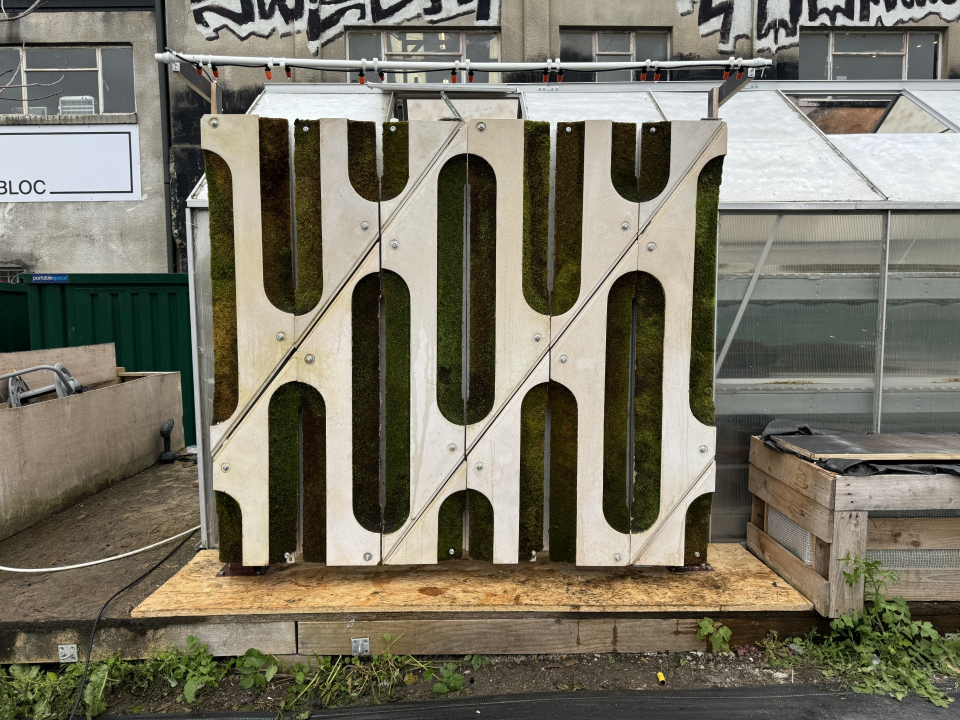
#> input picture examples/assets/test.jpg, 1920 x 1440 px, found by its file name (shown at 1/2 size)
$ jupyter execute 1_intro_to_mossmonitor.ipynb
#> lines starting #> are read from the running program, lines starting #| are printed output that depends on the picture
# Test

Templating demo using test image. templating is used to identify parts of the image that contain moss based on a template.

[cell 1]
import cv2
import random
import numpy as np
from matplotlib import pyplot as plt
import matplotlib.gridspec as gridspec

[cell 2]
image = cv2.imread("assets/test.jpg")
#> image is the input picture: shape (1440, 1920, 3); mean B, G, R 102.1, 117.1, 121
plt.figure(figsize=(10, 10))
plt.imshow(cv2.cvtColor(image, cv2.COLOR_BGR2RGB), interpolation="nearest")

[cell 3]
template = image.copy()
template = template[300:900, 850:1000, :]
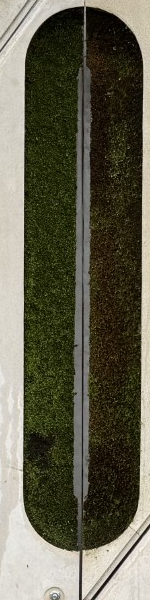
#> template: shape (600, 150, 3); mean B, G, R 78.1, 95.9, 98.1
template = cv2.cvtColor(template, cv2.COLOR_BGR2GRAY)
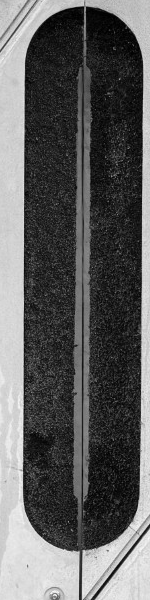
#> template: shape (600, 150); min 0, max 253, mean 94.5
h, w = template.shape
#> h = 600; w = 150
plt.figure(figsize=(10, 10))
plt.imshow(template, cmap="gray", interpolation="nearest")

[cell 4]
def recolour(image):
    delta_v = random.randint(-50, 50)
    delta_s = random.randint(-50, 50)
    delta_h = random.randint(-10, 10)
    hsv = cv2.cvtColor(image, cv2.COLOR_BGR2HSV)
    hsv[:, :, 2] = cv2.add(hsv[:, :, 2], delta_v)
    hsv[:, :, 1] = cv2.add(hsv[:, :, 1], delta_s)
    hsv[:, :, 0] = cv2.add(hsv[:, :, 0], delta_h)
    img = cv2.cvtColor(hsv, cv2.COLOR_HSV2BGR)
    return img


def wobble(img, ang_range, shear_range, trans_range):
    # Rotation
#> called with ang_range = 2, shear_range = 2, trans_range = 2
    ang_rot = np.random.uniform(ang_range) - ang_range / 2
    rows, cols, ch = img.shape
#> rows = 1440; cols = 1920; ch = 3
    Rot_M = cv2.getRotationMatrix2D((cols / 2, rows / 2), ang_rot, 1)

    # Translation
    tr_x = trans_range * np.random.uniform() - trans_range / 2
    tr_y = trans_range * np.random.uniform() - trans_range / 2
    Trans_M = np.float32([[1, 0, tr_x], [0, 1, tr_y]])

    # Shear
    pts1 = np.float32([[5, 5], [20, 5], [5, 20]])
    pt1 = 5 + shear_range * np.random.uniform() - shear_range / 2
    pt2 = 20 + shear_range * np.random.uniform() - shear_range / 2

    pts2 = np.float32([[pt1, 5], [pt2, pt1], [5, pt2]])
    shear_M = cv2.getAffineTransform(pts1, pts2)
    img = cv2.warpAffine(img, Rot_M, (cols, rows))
    img = cv2.warpAffine(img, Trans_M, (cols, rows))
    img = cv2.warpAffine(img, shear_M, (cols, rows))

    # Brightness
    img = recolour(img)
#> in recolour, `hsv = cv2.cvtColor(image, cv2.COLOR_BGR2HSV)`: hsv: shape (1440, 1920, 3); mean H, S, V 35.5, 67.7, 119.8
#> in recolour, `hsv[:, :, 2] = cv2.add(hsv[:, :, 2], delta_v)`: hsv: shape (1440, 1920, 3); mean H, S, V 35.5, 67.7, 118.8
#> in recolour, `hsv[:, :, 1] = cv2.add(hsv[:, :, 1], delta_s)`: hsv: shape (1440, 1920, 3); mean H, S, V 35.5, 113.9, 118.8
#> in recolour, `hsv[:, :, 0] = cv2.add(hsv[:, :, 0], delta_h)`: hsv: shape (1440, 1920, 3); mean H, S, V 38.5, 113.9, 118.8

    return img


def plot_grid(images, figsize=(10, 10)):
    N = len(images)
    n = int(np.sqrt(N))
    gs1 = gridspec.GridSpec(n, n)
    gs1.update(wspace=0.02, hspace=0.02)  # set the spacing between axes.
    plt.figure(figsize=figsize)
    for i, img in enumerate(images):
        ax1 = plt.subplot(gs1[i])
        ax1.set_xticklabels([])
        ax1.set_yticklabels([])
        ax1.set_aspect("equal")
        plt.subplot(n, n, i + 1)
        plt.imshow(cv2.cvtColor(img, cv2.COLOR_BGR2RGB))
        plt.axis("off")

    plt.show()


candidates = [wobble(image.copy(), 2, 2, 2) for _ in range(16)]
#> in recolour (call 2), `hsv = cv2.cvtColor(image, cv2.COLOR_BGR2HSV)`: hsv: shape (1440, 1920, 3); mean H, S, V 31.8, 61.4, 108.4
#> in recolour (call 2), `hsv[:, :, 2] = cv2.add(hsv[:, :, 2], delta_v)`: hsv: shape (1440, 1920, 3); mean H, S, V 31.8, 61.4, 71.5
#> in recolour (call 2), `hsv[:, :, 1] = cv2.add(hsv[:, :, 1], delta_s)`: hsv: shape (1440, 1920, 3); mean H, S, V 31.8, 48, 71.5
#> in recolour (call 2), `hsv[:, :, 0] = cv2.add(hsv[:, :, 0], delta_h)`: hsv: shape (1440, 1920, 3); mean H, S, V 37.8, 48, 71.5
#> in recolour (call 2), `img = cv2.cvtColor(hsv, cv2.COLOR_HSV2BGR)`:
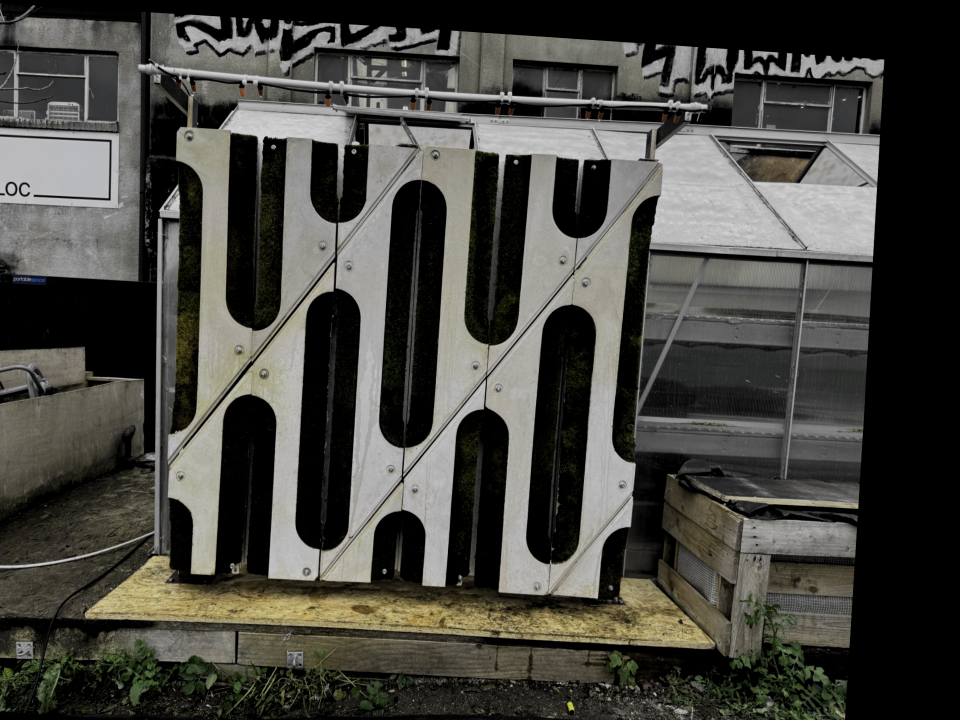
#> img: shape (1440, 1920, 3) (shown at 1/2 size); mean B, G, R 64.8, 70.2, 71
#> call 3 of wobble, with ang_range = 2, shear_range = 2, trans_range = 2
#> in wobble (call 3), `ang_rot = np.random.uniform(ang_range) - ang_range / 2`: ang_rot = 0.208
#> in wobble (call 3), `Rot_M = cv2.getRotationMatrix2D((cols / 2, rows / 2), ang_rot, 1)`: Rot_M = [[1, 0.00364, -2.61], [-0.00364, 1, 3.49]]
#> in wobble (call 3), `img = cv2.warpAffine(img, shear_M, (cols, rows))`:
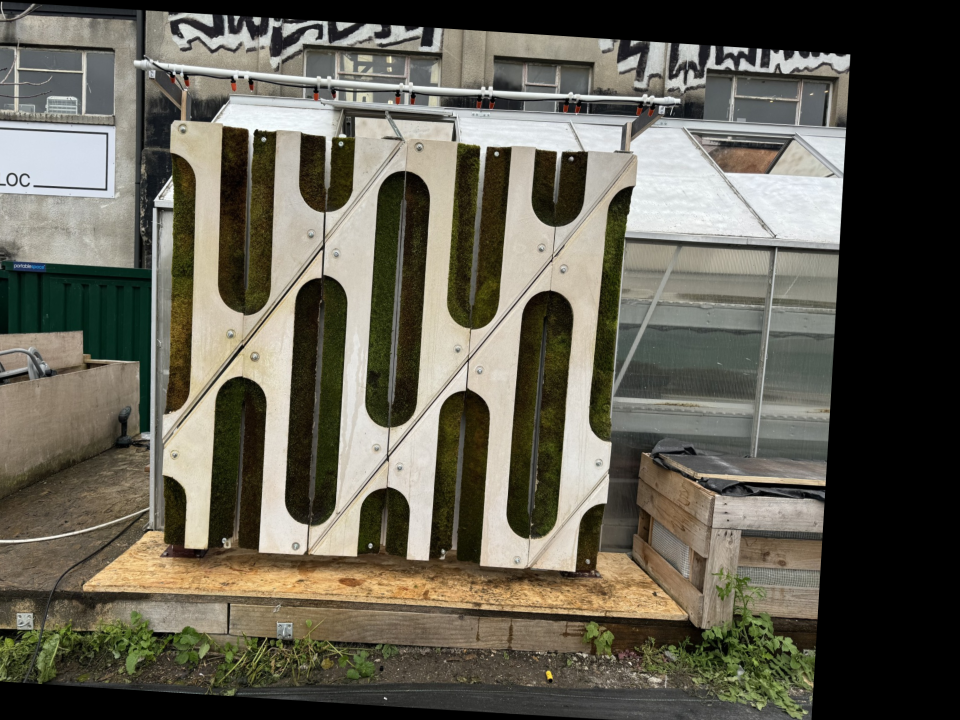
#> img: shape (1440, 1920, 3) (shown at 1/2 size); mean B, G, R 83.8, 96.1, 99.3
#> in recolour (call 3), `hsv = cv2.cvtColor(image, cv2.COLOR_BGR2HSV)`: hsv: shape (1440, 1920, 3); mean H, S, V 30, 57.2, 101.3
#> in recolour (call 3), `hsv[:, :, 2] = cv2.add(hsv[:, :, 2], delta_v)`: hsv: shape (1440, 1920, 3); mean H, S, V 30, 57.2, 113.3
#> in recolour (call 3), `hsv[:, :, 1] = cv2.add(hsv[:, :, 1], delta_s)`: hsv: shape (1440, 1920, 3); mean H, S, V 30, 58.2, 113.3
#> in recolour (call 3), `hsv[:, :, 0] = cv2.add(hsv[:, :, 0], delta_h)`: hsv: shape (1440, 1920, 3); mean H, S, V 29.2, 58.2, 113.3
#> in recolour (call 4), `hsv = cv2.cvtColor(image, cv2.COLOR_BGR2HSV)`: hsv: shape (1440, 1920, 3); mean H, S, V 35.9, 68.6, 123.5
#> in recolour (call 4), `hsv[:, :, 2] = cv2.add(hsv[:, :, 2], delta_v)`: hsv: shape (1440, 1920, 3); mean H, S, V 35.9, 68.6, 134.4
#> in recolour (call 4), `hsv[:, :, 1] = cv2.add(hsv[:, :, 1], delta_s)`: hsv: shape (1440, 1920, 3); mean H, S, V 35.9, 63.8, 134.4
#> in recolour (call 4), `hsv[:, :, 0] = cv2.add(hsv[:, :, 0], delta_h)`: hsv: shape (1440, 1920, 3); mean H, S, V 43.9, 63.8, 134.4
#> in recolour (call 4), `img = cv2.cvtColor(hsv, cv2.COLOR_HSV2BGR)`:
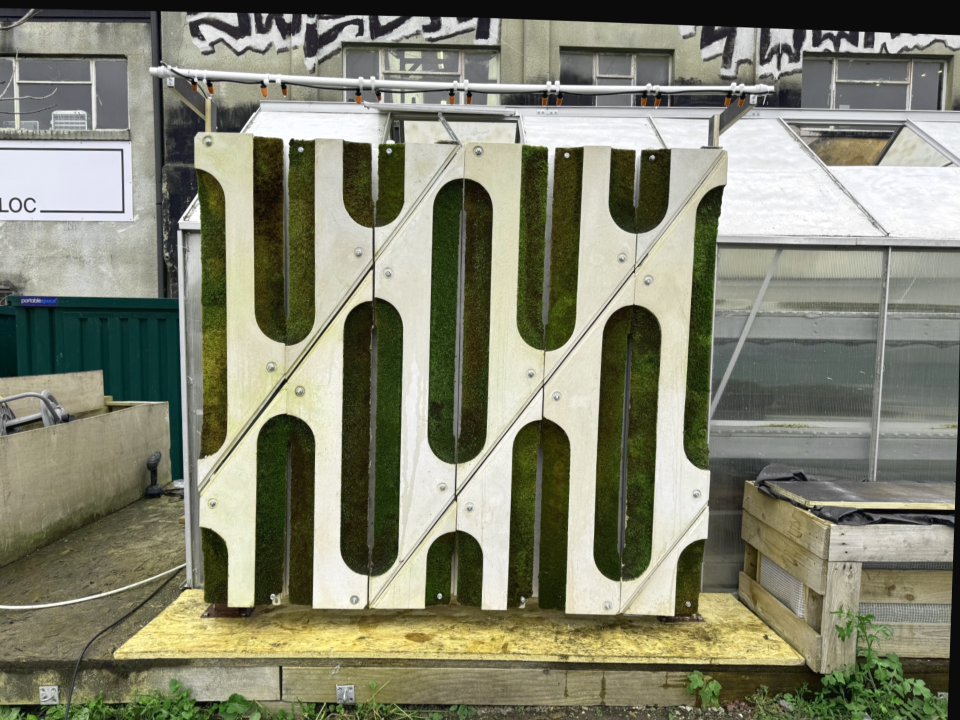
#> img: shape (1440, 1920, 3) (shown at 1/2 size); mean B, G, R 112.6, 131.9, 130.7
#> in wobble (call 5), `ang_rot = np.random.uniform(ang_range) - ang_range / 2`: ang_rot = 0.0214
#> in wobble (call 5), `Rot_M = cv2.getRotationMatrix2D((cols / 2, rows / 2), ang_rot, 1)`: Rot_M = [[1, 0.000373, -0.269], [-0.000373, 1, 0.358]]
#> in wobble (call 5), `img = cv2.warpAffine(img, shear_M, (cols, rows))`:
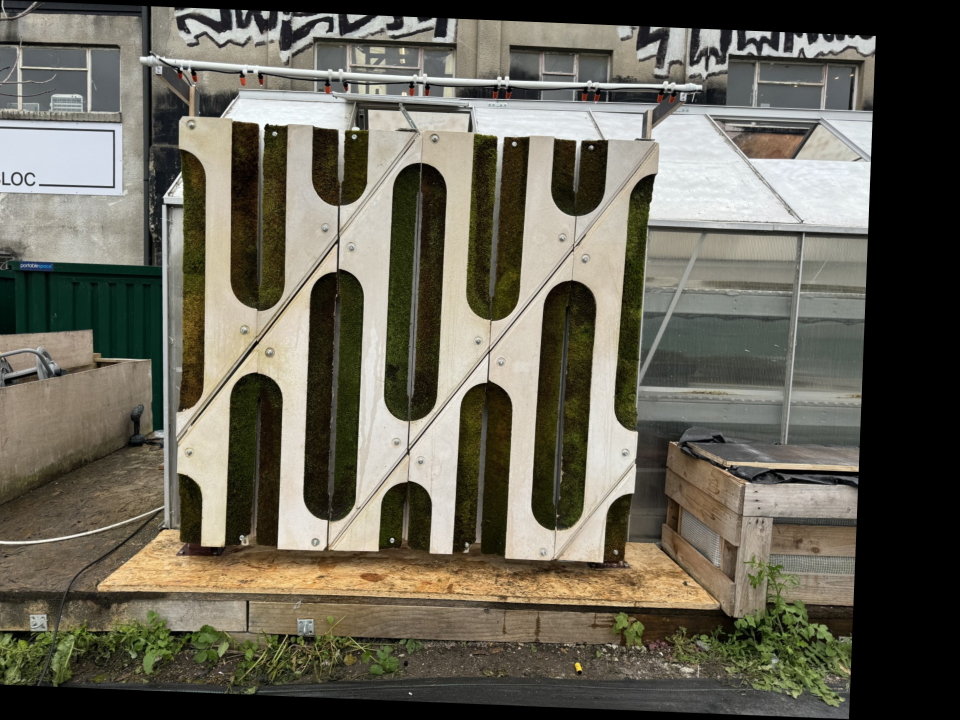
#> img: shape (1440, 1920, 3) (shown at 1/2 size); mean B, G, R 87.4, 100.3, 103.6
#> in recolour (call 5), `hsv = cv2.cvtColor(image, cv2.COLOR_BGR2HSV)`: hsv: shape (1440, 1920, 3); mean H, S, V 31.4, 59.7, 105.8
#> in recolour (call 5), `hsv[:, :, 2] = cv2.add(hsv[:, :, 2], delta_v)`: hsv: shape (1440, 1920, 3); mean H, S, V 31.4, 59.7, 86.3
#> in recolour (call 5), `hsv[:, :, 1] = cv2.add(hsv[:, :, 1], delta_s)`: hsv: shape (1440, 1920, 3); mean H, S, V 31.4, 73.6, 86.3
#> in recolour (call 5), `hsv[:, :, 0] = cv2.add(hsv[:, :, 0], delta_h)`: hsv: shape (1440, 1920, 3); mean H, S, V 26.3, 73.6, 86.3
#> in recolour (call 5), `img = cv2.cvtColor(hsv, cv2.COLOR_HSV2BGR)`:
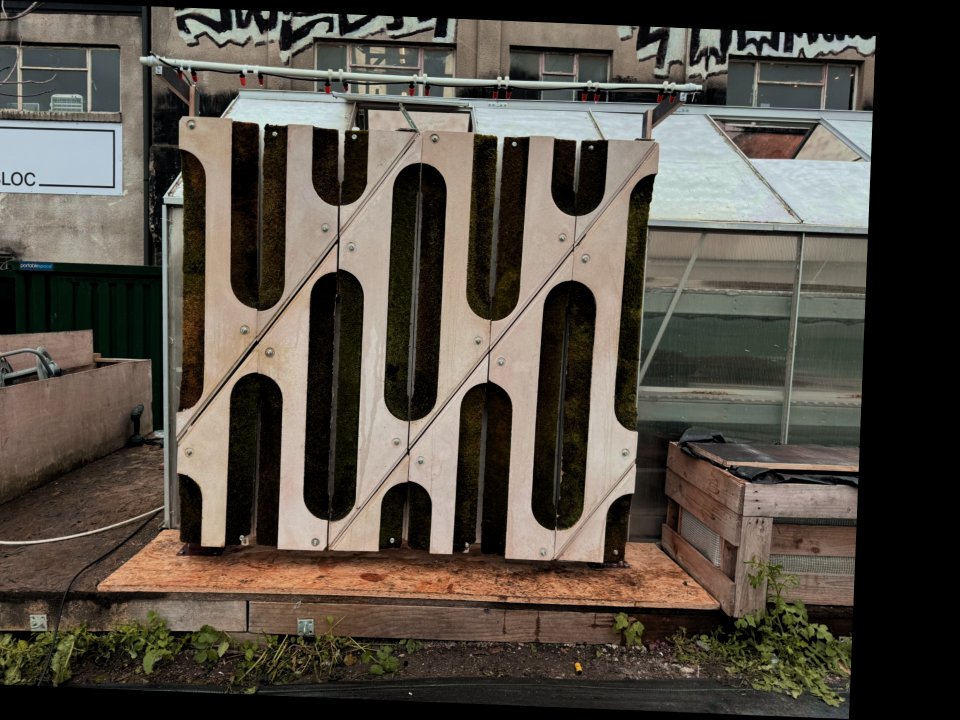
#> img: shape (1440, 1920, 3) (shown at 1/2 size); mean B, G, R 68.4, 77.6, 84
#> in wobble (call 6), `ang_rot = np.random.uniform(ang_range) - ang_range / 2`: ang_rot = 0.36
#> in wobble (call 6), `Rot_M = cv2.getRotationMatrix2D((cols / 2, rows / 2), ang_rot, 1)`: Rot_M = [[1, 0.00628, -4.51], [-0.00628, 1, 6.05]]
#> in wobble (call 6), `img = cv2.warpAffine(img, shear_M, (cols, rows))`:
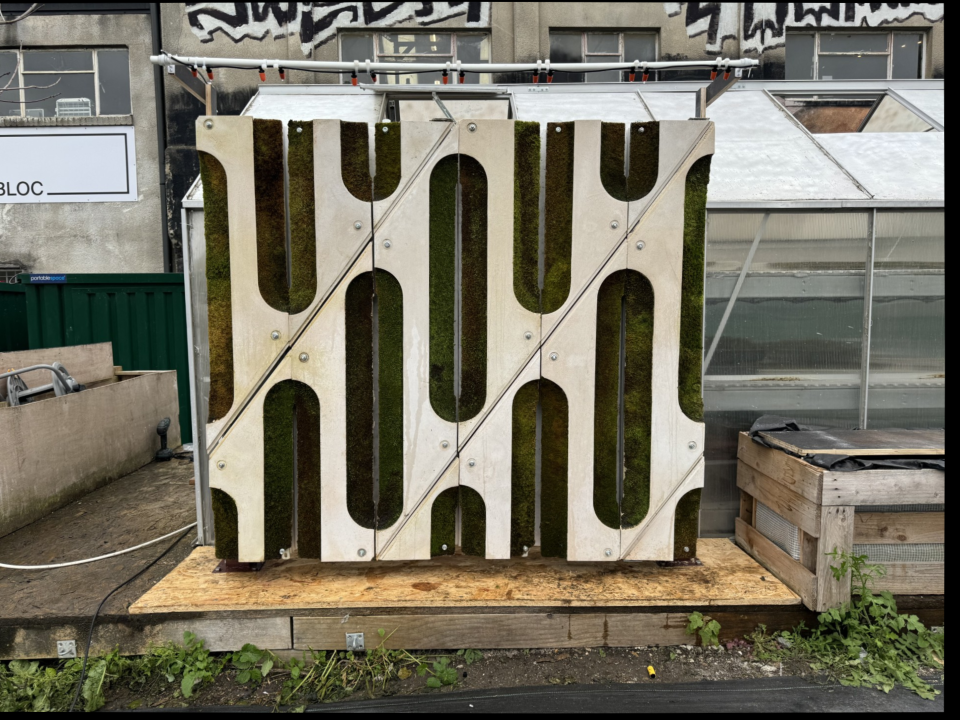
#> img: shape (1440, 1920, 3) (shown at 1/2 size); mean B, G, R 99.1, 113.7, 117.5
#> in recolour (call 6), `hsv = cv2.cvtColor(image, cv2.COLOR_BGR2HSV)`: hsv: shape (1440, 1920, 3); mean H, S, V 35.6, 68, 120
#> candidates = 16 items
plot_grid(candidates, figsize=(10, 10))
#> in plot_grid, `N = len(images)`: N = 16
#> in plot_grid, `n = int(np.sqrt(N))`: n = 4
#> the loop in plot_grid, `for i, img in enumerate(images):` made 16 passes

[cell 5]
results = []
for img in candidates:
    bw_img = cv2.cvtColor(img, cv2.COLOR_BGR2GRAY)
    res = cv2.matchTemplate(bw_img, template, cv2.TM_CCOEFF_NORMED)
    threshold = 0.8
    loc = np.where(res >= threshold)
    _img = img.copy()
    for pt in zip(*loc[::-1]):
        cv2.rectangle(_img, pt, (pt[0] + w, pt[1] + h), (0, 0, 255), 10)
    results.append(_img)
#> this loop made 16 passes
#> loc on passes 1 to 12: 772 positions, rows 275 to 538, columns 660 to 1163, (empty array, empty array), (empty array, empty array), 669 positions, rows 347 to 623, columns 655 to 1171, (empty array, empty array), 780 positions, rows 272 to 535, columns 663 to 1166, (empty array, empty array), (empty array, empty array), (empty array, empty array), 368 positions, rows 255 to 492, columns 864 to 1214, (empty array, empty array), 292 positions, rows 258 to 481, columns 819 to 1152
#> after the loop, results = 16 items

plot_grid(results, figsize=(10, 10))
#> the loop in plot_grid (call 2), `for i, img in enumerate(images):` made 16 passes
